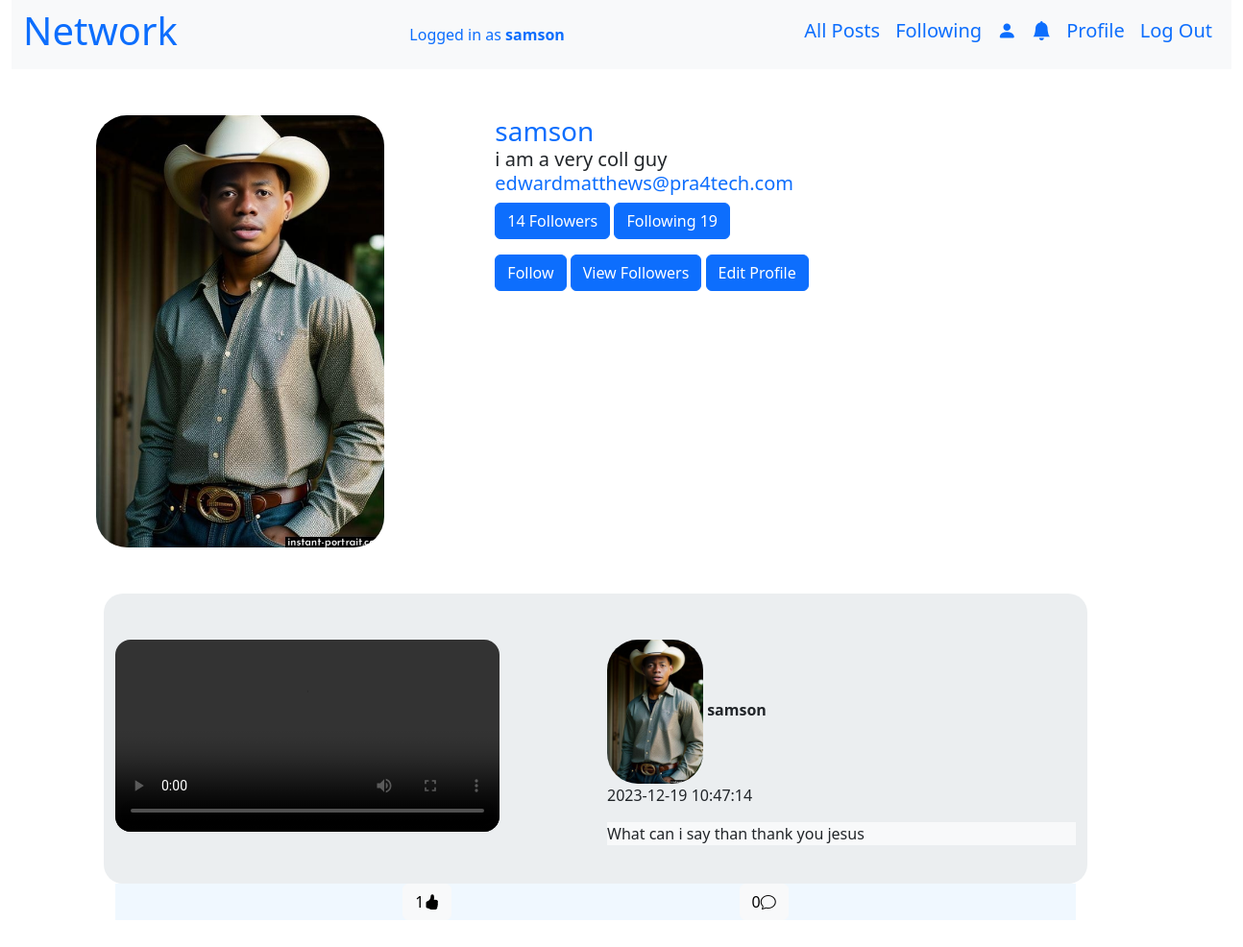
/get_profile/1 (signed in), run on the app's committed database.
### network/models.py (models this page shows, shortened)
class User(AbstractUser):
    pass

class Profile(models.Model):
    user = models.OneToOneField(User, on_delete=models.CASCADE,related_name="user_profile")
    bio = models.TextField(blank=True)
    profile_picture = models.ImageField(upload_to='profile_pics/',blank=True,null=True)
    def count_followers(self):
        return self.user.friend.count()
    def count_following(self):
        return self.user.user_friend.count() + self.user.friend.count()

class Post(models.Model):
    user = models.ForeignKey(User,on_delete=models.CASCADE)
    content = models.TextField()
    timestamp = models.DateTimeField(auto_now_add=True)
    media = models.FileField(upload_to='post_storage/',blank=True,null=True)
    media_type = models.TextField(null=True)
    def like_count(self):
        return self.post_like.count()
    def comment_count(self):
        return self.post_comment.count()

### network/views.py (the view, shortened to what this page needs)
# urls.py: path("get_profile/<int:user_id>",views.get_profile,name="get_profile"),
@login_required
def get_profile(request,user_id):
    if request.method == 'GET':
        user = get_object_or_404(User,pk=user_id)
        profile = Profile.objects.filter(user=user)
        friend = Friend.objects.filter(user=user)
        user_friend = []
        for j in friend:
            if request.user.id == j.friend.id:
                user_friend.append(j.friend)
            elif request.user.id == j.user.id:
                user_friend.append(j.friend)
        posts = Post.objects.filter(user=user)
        posts = posts.order_by("-timestamp").all()
        friends = Friend.objects.filter(friend=user)
        paginator = Paginator(posts,10)
        page_number = request.GET.get("page")
        page_obj = paginator.get_page(page_number)
        return render(request,"network/profile.html",{
            "profiles":profile,
            "page_obj":page_obj,
            "friends":friends,
            "user_friend":user_friend
        })
    else:
        return JsonResponse({'status':'error',"message":"Method not allowed"},status=405)

### network/templates/network/profile.html (shortened to what this page needs)
{% extends "network/layout.html" %}
{% block body %}
<div class="container-fluid">
    {% for profile in profiles %}
    <div class="row m-3 col-8">
    {% if profile.profile_picture %}
    <div class="col">
    <img src="{{ profile.profile_picture.url }}" alt="user image" class="img-fluid rounded-5" width="300" height="200">
   </div>
    {% endif %}
    <div class="col">
    <div class="text-primary"><strong class="h3">{{ profile.user.username }}</strong></div>
    <small class="h5">{{ profile.bio }}</small>
    <p class="h5 text-primary">{{ profile.user.email }}</p>
    <div class="mb-3"><button type="button" class="btn btn-primary"> {{ profile.count_followers }} Followers</button> <button type="button"  class="btn btn-primary"> Following {{ profile.count_following }}</button></div>
    <button type="button" class="btn btn-primary follow" data-id="{{ profile.user.id }}">Follow</button>
    <button type="button" id="friend_view_button" onclick="open_friend()" class="btn btn-primary">View Followers</button>
    {% if profile.user.id == user.id %}
    <a href="{% url 'edit_profile' %}"><button type="button" class="btn btn-primary">Edit Profile</button></a>
    {% endif %}
</div>
</div>
</div>
{% endfor %}
<div class="container-fluid d-flex flex-column justify-content-center m-5" id="display_all_post">
    {% for post in page_obj %}
    <div class="max" data-post="{{ post.id }}">
    <div class="row row-cols-md-1 row-cols-lg-2" id="col">
        <div class="col mt-5 mb-5">
            <a href="{% url 'get_post' post_id=post.id  %}">
            {% if post.media_type == "image" %}
            <img src="{{ post.media.url }}" alt="picture" width="400" height="400" class="img-fluid rounded-4">
            {% elif post.media_type == "video" %}
            <video src="{{ post.media.url }}" controls  width="400" height="400" class="img-fluid rounded-4"></video>
            {% endif %}
           </a>
        </div>
        <div class="col mt-5">
            <a href="{% url 'get_profile' user_id=post.user.id %}" class="nav-link">
       <img src="{{ post.user.user_profile.profile_picture.url }}" alt="user image" class="img-fluid rounded-5" width="100" height="100">
        <strong class="user_name">{{ post.user.username }}</strong>
    </a>
        <span>{{ post.timestamp | date:"Y-m-d H:i:s" }}</span>
        <div class="mt-3 bg-light">{{ post.content }}</div>
    </div>
</div>
       <div class="buttons_control mb-5 d-flex flex-row justify-content-evenly">
        <button type="button" class=" like_buttons btn btn-light" data-post="{{ post.id }}" id="{{ post.id}}">{{ post.like_count }}<i class="bi bi-hand-thumbs-up-fill" ></i></button>
        <button type="button" class="comment_buttons btn btn-light">
            {{ post.comment_count }}<i class="bi bi-chat"></i>
        </button>
       </div>
    {% endfor %}
</div>
{% endblock %}

### network/templates/network/layout.html (shortened to what this page needs)
{% load static %}
<!DOCTYPE html>
<html lang="en">
    <head>
        <link href="https://cdn.jsdelivr.net/npm/bootstrap@5.3.2/dist/css/bootstrap.min.css" rel="stylesheet">
    </head>
        <link rel="stylesheet" href="https://cdn.jsdelivr.net/npm/bootstrap-icons@1.11.2/font/bootstrap-icons.min.css">
        <link href="{% static 'network/styles.css' %}" rel="stylesheet">
    </head>
    <body>
      <div class="container-fluid">
        <nav class="navbar navbar-expand bg-light">
            <div class="container-fluid">
            <h3 class="h1 text-primary">Network</h3>
            {% if user.is_authenticated %}
                <a class="nav-link text-primary " href="#"> Logged in as<strong> {{ user.username }}</strong></a>
        {% endif %}
              <ul class="navbar-nav mr-auto ">
                {% if user.is_authenticated %}
                <li class="nav-item h5">
                    <a class="nav-link text-primary" href="{% url 'index' %}">All Posts</a>
                  </li>
                    <li class="nav-item h5">
                        <a class="nav-link text-primary" href="{% url 'get_friends_post' %}">Following</a>
                    </li>
                    <li class="nav-item h5">
                        <a class="nav-link text-primary" href="{% url 'get_all_user' %}"><i class="bi bi-person-fill text-primary"></i></a>
                    </li>
                    <li class="nav-item h5">
                        <a class="nav-link text-primary" href="{% url 'get_notification' %}"><i class="bi bi-bell-fill text-primary"></i></a>
                    </li>
                    <li class="nav-item h5">
                        <a class="nav-link text-primary" href="{% url 'get_profile' user_id=user.id %}"><span class="notification">Profile</a>
                    </li>
                    <li class="nav-item h5">
                        <a class="nav-link text-primary" href="{% url 'logout' %}">Log Out</a>
                    </li>
                {% endif %}
              </ul>
            </div>
          </nav>
        </div>
        <div class="container-fluid m-5">
            {% block body %}
            {% endblock %}
        </div>
    </body>
</html>

### network/static/network/styles.css (style rules this page uses)
#col { background-color: rgb(235, 238, 240); border-radius: 20px; }
.buttons_control { background-color: aliceblue; }
.max { max-width: 1000px; }

### data on the page
User: username "samson"
Profile: profile_picture (picture), user.username "samson", bio "i am a very coll guy", user.email "edwardmatthews@pra4tech.com", count_followers "14", count_following "19", shows "Edit Profile"
Post: user.user_profile.profile_picture (picture), user.username "samson", timestamp "2023-12-19 10:47:14", content "What can i say than thank you jesus", like_count "1", comment_count "0"
